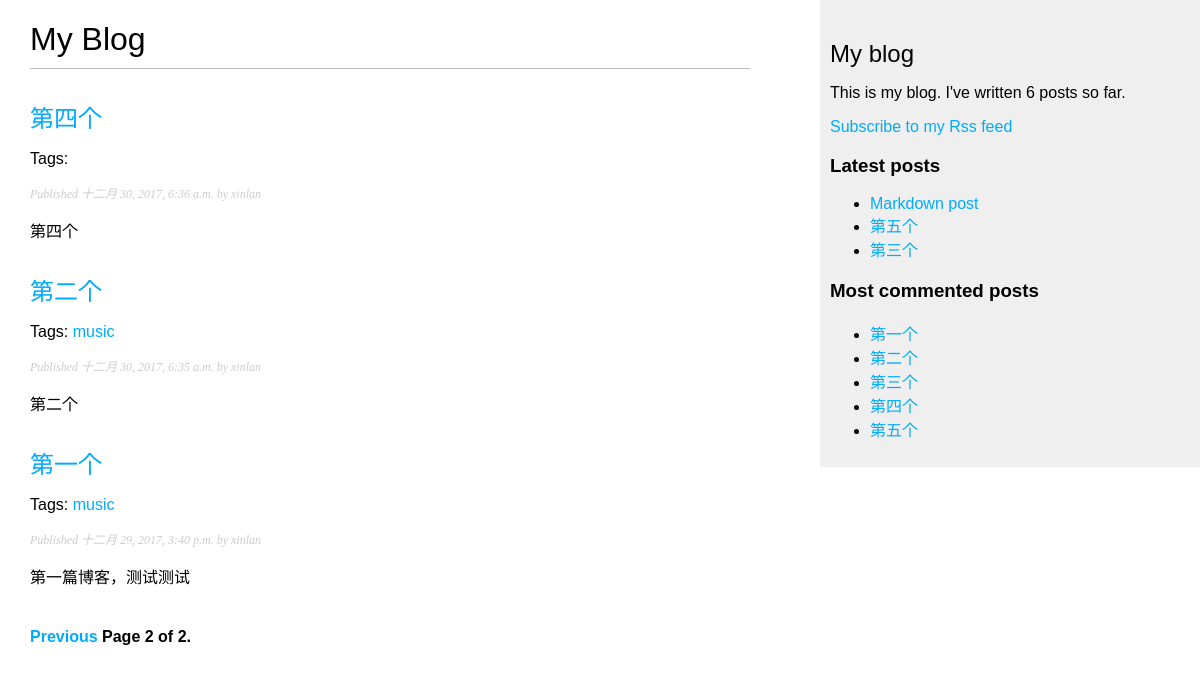
Screenshot of /blog/?page=2 with the database file from the repository.
### blog/models.py (models this page shows, shortened)
class Post(models.Model):
    STATUS_CHOICES = (
        ('draft', 'Draft'),
        ('published', 'Published'),
    )
    title = models.CharField('标题', max_length=250)
    slug = models.SlugField(max_length=250,
                            unique_for_date='publish')
    author = models.ForeignKey(User,
                               on_delete=models.CASCADE,
                               related_name='blog_posts')
    body = models.TextField()
    publish = models.DateTimeField(default=timezone.now)
    created = models.DateTimeField(auto_now_add=True)
    updated = models.DateTimeField(auto_now=True)
    status = models.CharField(max_length=10,
                              choices=STATUS_CHOICES,
                              default='draft')
    objects = models.Manager()
    published = PublishedManager()
    tags = TaggableManager()
    class Meta:
        ordering = ('-publish',)
    def get_absolute_url(self):
        return reverse('blog:post_detail',
                       args=(
                           self.publish.year,
                           self.publish.strftime('%m'),
                           self.publish.strftime('%d'),
                           self.slug
                       ))

### blog/views.py (the view)
# urls.py: url(r'^tag/(?P<tag_slug>[-\w]+)/$', views.post_list, name='post_list_by_tag'),
def post_list(request, tag_slug=None):
    object_list = Post.published.all()
    tag = None
    if tag_slug:
        tag = get_object_or_404(Tag, slug=tag_slug)
        object_list = object_list.filter(tags__in=[tag])
    paginator = Paginator(object_list, 3)  # 3 posts in each page
    page = request.GET.get('page')
    try:
        posts = paginator.page(page)
    except PageNotAnInteger:
        posts = paginator.page(1)
    except EmptyPage:
        posts = paginator.page(paginator.num_pages)
    return render(request, 'blog/post/list.html', {'posts': posts,
                                                   'page': page,
                                                   'tag': tag})

### blog/models.py (called while the page is built)
    def get_queryset(self):
        return super(PublishedManager, self).get_queryset().filter(status='published')

### blog/templatetags/blog_tags.py (called while the page is built)
@register.simple_tag
def total_posts():
    return Post.published.count()

@register.inclusion_tag('blog/post/latest_posts.html')
def show_latest_posts(count=5):
    latest_posts = Post.published.order_by('-publish')[:count]
    return {'latest_posts': latest_posts}

@register.simple_tag
def get_most_commented_posts(count=5):
    return Post.published.annotate(
        total_comments=Count('comments')
    ).order_by('-total_comments')[:count]

@register.filter(name='markdown')
def markdown_format(text):
    return mark_safe(markdown.markdown(text))

### blog/templates/blog/post/list.html (shortened to what this page needs)
{% extends "blog/base.html" %}
{% load blog_tags %}
{% block content %}
<h1>My Blog</h1>
    {%  for post in posts %}
        <h2>
            <a href="{{ post.get_absolute_url }}">
                {{ post.title }}
            </a>
        </h2>
        <p class="tags">
            Tags:
            {% for tag in post.tags.all %}
                <a href="{% url "blog:post_list_by_tag" tag.slug %}">
                    {{ tag.name }}
                </a>
            {% endfor %}
        </p>
        <p class="date">
            Published {{ post.publish }} by {{ post.author }}
        </p>
        {{ post.body|markdown|truncatewords:30 }}
    {% endfor %}
    {% include "blog/pagination.html" with page=posts %}
{% endblock %}

### blog/templates/blog/base.html (shortened to what this page needs)
{% load blog_tags %}
{% load staticfiles %}
<!DOCTYPE html>
<html lang="en">
<head>
    <link rel="stylesheet" href="{% static "css/blog.css" %}">
</head>
<body>
    <div id="content">
        {% block content %}
        {% endblock %}
    </div>
    <div id="sidebar">
        <h2>My blog</h2>
        <p>This is my blog. I've written {% total_posts %} posts so far.</p>
        <p><a href="{% url "blog:post_feed" %}">Subscribe to my Rss feed</a></p>
        <h3>Latest posts</h3>
        {% show_latest_posts 3 %}
        <h3>Most commented posts</h3>
        {% get_most_commented_posts as most_commented_posts %}
        <ul>
            {% for post in most_commented_posts %}
                <li>
                    <a href="{{ post.get_absolute_url }}">{{ post.title }}</a>
                </li>
            {% endfor %}
        </ul>
    </div>
</body>
</html>

### blog/templates/blog/post/latest_posts.html
<ul>
    {% for post in latest_posts %}
        <li>
            <a href="{{ post.get_absolute_url }}">{{ post.title }}</a>
        </li>
    {% endfor %}
</ul>

### blog/static/css/blog.css (style rules this page uses)
body { margin:0; padding:0; font-family:helvetica, sans-serif; }
a { color:#00abff; text-decoration:none; }
h1 { font-weight:normal; border-bottom:1px solid #bbb; padding:0 0 10px 0; }
h2 { font-weight:normal; margin:30px 0 0; }
#content { float:left; width:60%; padding:0 0 0 30px; }
#sidebar { float:right; width:30%; padding:10px; background:#efefef; height:100%; }
p.date { color:#ccc; font-family: georgia, serif; font-size: 12px; font-style: italic; }

### rows the page displays
Post: title "第四个", publish "十二月 30, 2017, 6:36 a.m.", author "xinlan", body "第四个"
Post: title "第二个", publish "十二月 30, 2017, 6:35 a.m.", author "xinlan", body "第二个"
Tag: name "music"
Post: title "第一个", publish "十二月 29, 2017, 3:40 p.m.", author "xinlan", body "第一篇博客，测试测试"
Post: title "Markdown post"
Post: title "第五个"
Post: title "第三个"

### other values shown
{{ page.number }} "2"
{{ page.paginator.num_pages }} "2"
